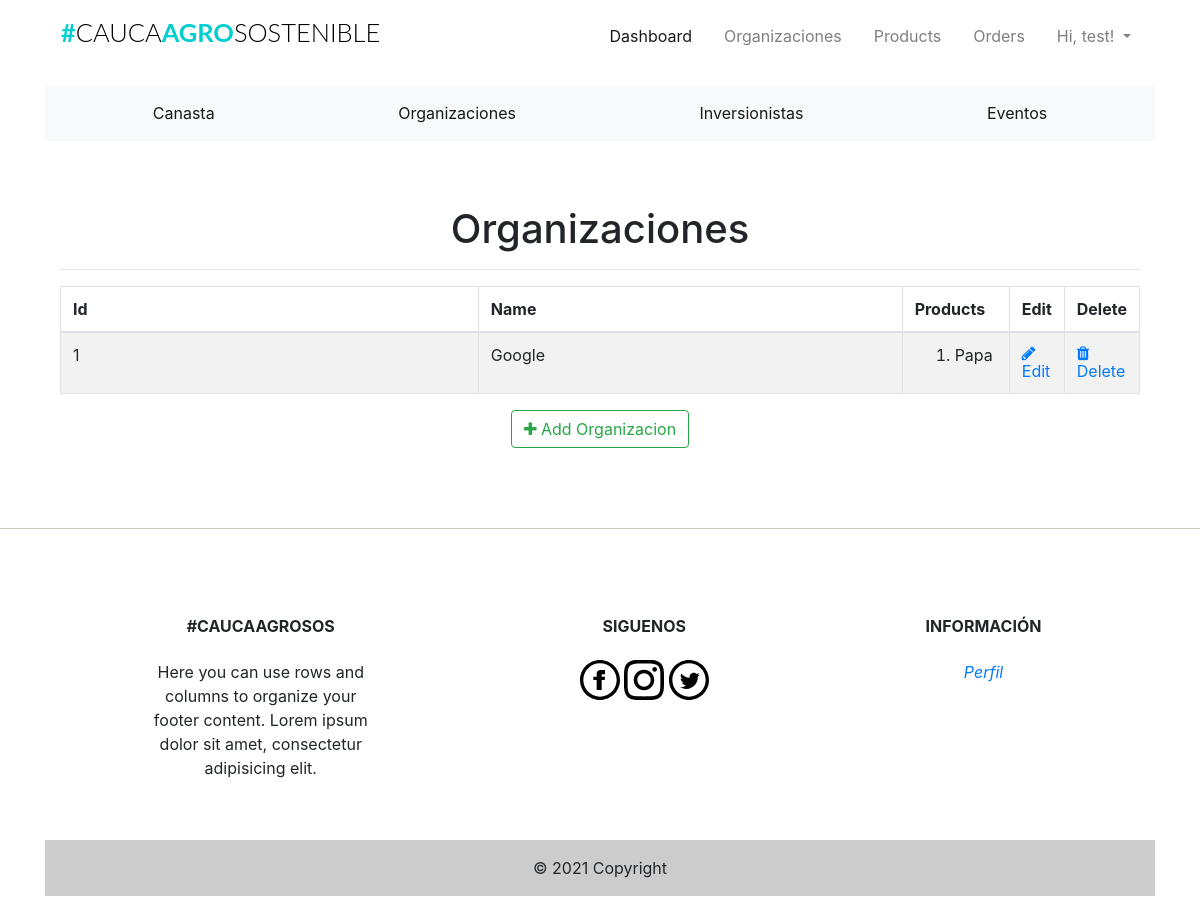
The page /admin/organizaciones (signed in) on the database its author committed.
### app/models.py (models this page shows, shortened)
class Users(UserMixin, db.Model):
    __tablename__ = "users"
    id = db.Column(db.Integer, primary_key=True)
    firstname = db.Column(db.String(24), index=True)
    lastname = db.Column(db.String(24), index=True)
    email = db.Column(db.String(50), index=True, unique=True)
    password_hash = db.Column(db.String)
    phonenumber = db.Column(db.String(18), index=True, unique=True)
    is_admin = db.Column(db.Boolean, default=False)
    order = db.relationship("Orders", backref='ordered_products')
    kart = db.relationship('Kart', uselist=False, backref='user_kart')
    shipping_info = db.relationship(
        'ShippingInfo', backref='shipping', lazy='dynamic')

class Organizaciones(db.Model):
    __tablename__ = 'organizaciones'
    id = db.Column(db.Integer, primary_key=True)
    organizacion_name = db.Column(db.String(20), index=True)
    organizacion_image = db.Column(db.String(120))
    organizacion_location = db.Column(db.String(120))
    organizacion_phone = db.Column(db.String(15))
    product = db.relationship('Products', backref='products_organizaciones')

class Products(db.Model):
    __tablename__ = 'products'
    id = db.Column(db.Integer, primary_key=True)
    product_name = db.Column(db.String(100), index=True)
    product_price = db.Column(db.Integer, index=True)
    product_image = db.Column(db.String(120))
    product_description = db.Column(db.String(200), index=True)
    product_stock = db.Column(db.Integer, index=True)
    product_size = db.Column(db.String(5), index=True)
    promotion = db.Column(db.Boolean, index=True)
    promotion_value = db.Column(db.Integer, index=True)
    organizacion_id = db.Column(db.Integer, db.ForeignKey('organizaciones.id'))
    order = db.relationship(
        'Orders', secondary=association_table, backref='my_orders', lazy='dynamic')

### app/admin/routes.py (the view)
@admin.route('/organizaciones', methods=['GET', 'POST'])
@login_required
def list_organizaciones():
    check_admin()
    organizaciones = Organizaciones.query.all()
    return render_template('admin/organizaciones/organizaciones.html', title="Organizaciones", organizaciones=organizaciones)

### app/admin/routes.py (called while the page is built)
def check_admin():
    if not current_user.is_admin:
        abort(403)

### app/models.py (called while the page is built)
@login_manager.user_loader
def load_user(id):
    return Users.query.get(int(id))

### app/templates/admin/organizaciones/organizaciones.html (shortened to what this page needs)
{% extends "base.html" %}
{% block head %}
<head>
    <link href="//maxcdn.bootstrapcdn.com/font-awesome/4.1.0/css/font-awesome.min.css" rel="stylesheet">
</head>
{%endblock head%}
{% block body %}
<div class="container">
  <div class="outer">
    <div class="middle">
      <div class="inner">
        <br/>
        <br/>
        <h1 style="text-align:center;">Organizaciones</h1>
        {% if organizaciones %}
          <hr class="intro-divider">
            <table class="table table-striped table-bordered">
              <thead>
                <tr>
                  <th width="45%"> Id </th>
                  <th width="45%"> Name </th>
                  <th width="15%"> Products</th>
                  <th width="15%"> Edit </th>
                  <th width="15%"> Delete </th>
                </tr>
              </thead>
              <tbody>
              {% for organizacion in organizaciones %}
                <tr>
                  <td> {{ organizacion.id}} </td>
                  <td> {{ organizacion.organizacion_name}} </td>
                    {% if organizacion.product == [] %}
                    <td>
                      0
                    </td>
                    {% else %}
                  <td>
                      <ol>
                        {% for name in organizacion.product %}
                          <li>
                            {{ name.product_name }}
                          </li>
                          {% endfor %}
                        </ol>
                  </td>
                  {% endif %}
                  <td>
                    <a href="{{ url_for('admin.edit_organizacion', id=organizacion.id) }}">
                      <i class="fa fa-pencil"></i> Edit
                    </a>
                  </td>
                  <td>
                    <a href="{{ url_for('admin.delete_organizacion', id=organizacion.id) }}">
                      <i class="fa fa-trash"></i> Delete
                    </a>
                  </td>
                </tr>
              {% endfor %}
              </tbody>
            </table>
          <div style="text-align: center">
        {% else %}
          <div style="text-align: center">
            <h3> No Organizacion have been added. </h3>
            <hr class="intro-divider">
        {% endif %}
          <a href="{{ url_for('admin.add_organizacion') }}" class="btn btn-outline-success">
            <i class="fa fa-plus"></i>
            Add Organizacion
          </a>
        </div>
      </div>
    </div>
  </div>
</div>
{% endblock %}

### app/templates/navbar.html (shortened to what this page needs)
{% block navbar %}
<div class="container mt-1 mb-3">
  <nav class="navbar navbar-expand-lg navbar-light">
    <h1 class="brand_name">
      <a class="navbar-brand" href="{{ url_for('home.homepage') }}">#<span>CAUCA</span>AGRO<span>SOSTENIBLE</span></a>
    </h1>
    <div class="collapse navbar-collapse" id="navbarNav">
      <ul class="navbar-nav ml-auto mr-auto mt-2 mt-lg-0">
        {% if current_user.is_authenticated %}
        {% if current_user.is_admin %}
        <li class="nav-item ml-3">
          <a class="nav-link active" href="{{ url_for('home.admin_dashboard') }}">Dashboard</a>
        </li>
        <li class="nav-item ml-3">
          <a class="nav-link" href="{{ url_for('admin.list_organizaciones') }}">Organizaciones</a>
        </li>
        <li class="nav-item ml-3">
          <a class="nav-link" href="{{ url_for('admin.list_products') }}">Products</a>
        </li>
        <li class="nav-item ml-3">
          <a class="nav-link" href="{{ url_for('admin.list_orders') }}">Orders</a>
        </li>
        {% else %}
        <li class="nav-item ml-3">
          <a class="nav-link" href="{{ url_for('users.cart') }}">Cart<span class="badge badge-light">{{ count
              }}</span></a>
        </li>
        {% endif %}
        <li class="nav-item dropdown ml-3">
          <a class="nav-link dropdown-toggle" data-toggle="dropdown" href="#" role="button" aria-haspopup="true"
            aria-expanded="false">
            Hi, {{ current_user.firstname }}!
          </a>
        </li>
        {% endif %}
      </ul>
    </div>
  </nav>
</div>
{% endblock %}

### app/static/css/st.css (style rules this page uses)
.brand_name .navbar-brand { font-size:1.59rem; text-transform: uppercase; font-family: 'Lato', sans-serif; font-weight: 700; color: #333; }
.brand_name >.navbar-brand { color:#01CFCF; text-decoration: none; }
.brand_name >.navbar-brand span { color: #000; font-weight: 300; }
.navbar-nav { width: 100%; align-items: flex-start; }

### rows shown on the page
Users: firstname "test"
Organizaciones: id "1", organizacion_name "Google"
Products: product_name "Papa"
